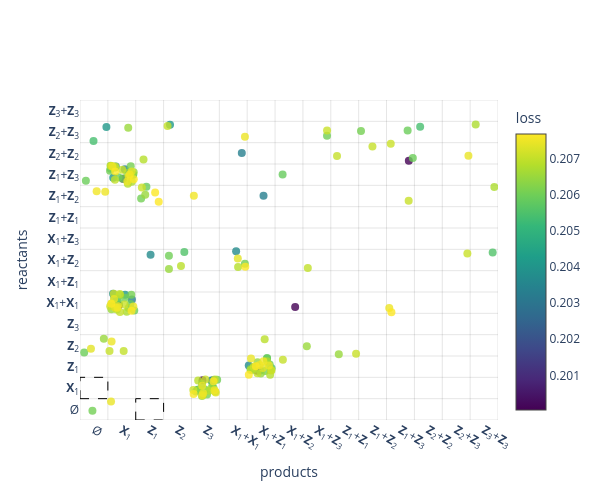

Here is the notebook cell this chart was saved with:
### Code cell
# Plot the reactant-product scatter for the top unfiltered IOCRNs
rewards_sorted = [iocrn.last_task_info['reward'] for iocrn in all_iocrns_sorted]
rewards_sorted_filtered = [iocrn.last_task_info['reward'] for iocrn in all_iocrns_sorted_filtered]

plot_reactant_product_scatter(
    all_iocrns_sorted_filtered[0:n_filtered],
    perf=rewards_sorted_filtered[0:n_filtered],
    species_labels=species_labels,
    max_order= mak_order,
    num_reactions_template=num_reactions_template,
    title="",
    cmap_name="viridis",
    max_ticks=20,
    figsize=(6, 5),
    jitter_scale=0.45,
    use_plotly=True  # ENABLE INTERACTIVE PLOTTING WITH PLOTLY
)

# Plot the reactant-product heatmap for the top filtered IOCRNs (topologically unique)
plot_reactant_product_heatmap(
    all_iocrns_sorted_filtered[0:n_filtered],
    species_labels,
    max_order= mak_order,
    num_reactions_template=num_reactions_template,
    title="",
    cmap_name="YlGnBu",
    max_ticks=20,
    figsize=(7, 6),
)

### Figure 1 — Plotly figure (JSON) as saved in the notebook; plotly's stock layout.template omitted (floating-point values rounded to 4 significant figures; data arrays with more than 128 entries replaced by an {"elided": "..."} marker saying what was removed)
{"data": [{"hovertemplate": "%{text}<extra></extra>", "marker": {"color": {"elided": "180 float values"}, "colorbar": {"title": {"text": "loss"}}, "colorscale": [[0, "#440154"], [0.1111, "#482878"], [0.2222, "#3e4989"], [0.3333, "#31688e"], [0.4444, "#26828e"], [0.5556, "#1f9e89"], [0.6667, "#35b779"], [0.7778, "#6ece58"], [0.8889, "#b5de2b"], [1, "#fde725"]], "opacity": 0.8, "showscale": true, "size": 8}, "mode": "markers", "text": {"elided": "180 str values"}, "type": "scatter", "x": {"elided": "180 float values"}, "y": {"elided": "180 float values"}}], "layout": {"height": 500, "hoverlabel": {"align": "left"}, "plot_bgcolor": "white", "shapes": [{"fillcolor": "rgba(0,0,0,0)", "layer": "above", "line": {"color": "black", "dash": "dash", "width": 1}, "type": "rect", "x0": -0.5, "x1": 0.5, "y0": 0.5, "y1": 1.5}, {"fillcolor": "rgba(0,0,0,0)", "layer": "above", "line": {"color": "black", "dash": "dash", "width": 1}, "type": "rect", "x0": 1.5, "x1": 2.5, "y0": -0.5, "y1": 0.5}, {"layer": "below", "line": {"color": "rgba(0,0,0,0.1)", "width": 1}, "type": "line", "x0": -0.5, "x1": -0.5, "y0": -0.5, "y1": 14.5}, {"layer": "below", "line": {"color": "rgba(0,0,0,0.1)", "width": 1}, "type": "line", "x0": 0.5, "x1": 0.5, "y0": -0.5, "y1": 14.5}, {"layer": "below", "line": {"color": "rgba(0,0,0,0.1)", "width": 1}, "type": "line", "x0": 1.5, "x1": 1.5, "y0": -0.5, "y1": 14.5}, {"layer": "below", "line": {"color": "rgba(0,0,0,0.1)", "width": 1}, "type": "line", "x0": 2.5, "x1": 2.5, "y0": -0.5, "y1": 14.5}, {"layer": "below", "line": {"color": "rgba(0,0,0,0.1)", "width": 1}, "type": "line", "x0": 3.5, "x1": 3.5, "y0": -0.5, "y1": 14.5}, {"layer": "below", "line": {"color": "rgba(0,0,0,0.1)", "width": 1}, "type": "line", "x0": 4.5, "x1": 4.5, "y0": -0.5, "y1": 14.5}, {"layer": "below", "line": {"color": "rgba(0,0,0,0.1)", "width": 1}, "type": "line", "x0": 5.5, "x1": 5.5, "y0": -0.5, "y1": 14.5}, {"layer": "below", "line": {"color": "rgba(0,0,0,0.1)", "width": 1}, "type": "line", "x0": 6.5, "x1": 6.5, "y0": -0.5, "y1": 14.5}, {"layer": "below", "line": {"color": "rgba(0,0,0,0.1)", "width": 1}, "type": "line", "x0": 7.5, "x1": 7.5, "y0": -0.5, "y1": 14.5}, {"layer": "below", "line": {"color": "rgba(0,0,0,0.1)", "width": 1}, "type": "line", "x0": 8.5, "x1": 8.5, "y0": -0.5, "y1": 14.5}, {"layer": "below", "line": {"color": "rgba(0,0,0,0.1)", "width": 1}, "type": "line", "x0": 9.5, "x1": 9.5, "y0": -0.5, "y1": 14.5}, {"layer": "below", "line": {"color": "rgba(0,0,0,0.1)", "width": 1}, "type": "line", "x0": 10.5, "x1": 10.5, "y0": -0.5, "y1": 14.5}, {"layer": "below", "line": {"color": "rgba(0,0,0,0.1)", "width": 1}, "type": "line", "x0": 11.5, "x1": 11.5, "y0": -0.5, "y1": 14.5}, {"layer": "below", "line": {"color": "rgba(0,0,0,0.1)", "width": 1}, "type": "line", "x0": 12.5, "x1": 12.5, "y0": -0.5, "y1": 14.5}, {"layer": "below", "line": {"color": "rgba(0,0,0,0.1)", "width": 1}, "type": "line", "x0": 13.5, "x1": 13.5, "y0": -0.5, "y1": 14.5}, {"layer": "below", "line": {"color": "rgba(0,0,0,0.1)", "width": 1}, "type": "line", "x0": 14.5, "x1": 14.5, "y0": -0.5, "y1": 14.5}, {"layer": "below", "line": {"color": "rgba(0,0,0,0.1)", "width": 1}, "type": "line", "x0": -0.5, "x1": 14.5, "y0": -0.5, "y1": -0.5}, {"layer": "below", "line": {"color": "rgba(0,0,0,0.1)", "width": 1}, "type": "line", "x0": -0.5, "x1": 14.5, "y0": 0.5, "y1": 0.5}, {"layer": "below", "line": {"color": "rgba(0,0,0,0.1)", "width": 1}, "type": "line", "x0": -0.5, "x1": 14.5, "y0": 1.5, "y1": 1.5}, {"layer": "below", "line": {"color": "rgba(0,0,0,0.1)", "width": 1}, "type": "line", "x0": -0.5, "x1": 14.5, "y0": 2.5, "y1": 2.5}, {"layer": "below", "line": {"color": "rgba(0,0,0,0.1)", "width": 1}, "type": "line", "x0": -0.5, "x1": 14.5, "y0": 3.5, "y1": 3.5}, {"layer": "below", "line": {"color": "rgba(0,0,0,0.1)", "width": 1}, "type": "line", "x0": -0.5, "x1": 14.5, "y0": 4.5, "y1": 4.5}, {"layer": "below", "line": {"color": "rgba(0,0,0,0.1)", "width": 1}, "type": "line", "x0": -0.5, "x1": 14.5, "y0": 5.5, "y1": 5.5}, {"layer": "below", "line": {"color": "rgba(0,0,0,0.1)", "width": 1}, "type": "line", "x0": -0.5, "x1": 14.5, "y0": 6.5, "y1": 6.5}, {"layer": "below", "line": {"color": "rgba(0,0,0,0.1)", "width": 1}, "type": "line", "x0": -0.5, "x1": 14.5, "y0": 7.5, "y1": 7.5}, {"layer": "below", "line": {"color": "rgba(0,0,0,0.1)", "width": 1}, "type": "line", "x0": -0.5, "x1": 14.5, "y0": 8.5, "y1": 8.5}, {"layer": "below", "line": {"color": "rgba(0,0,0,0.1)", "width": 1}, "type": "line", "x0": -0.5, "x1": 14.5, "y0": 9.5, "y1": 9.5}, {"layer": "below", "line": {"color": "rgba(0,0,0,0.1)", "width": 1}, "type": "line", "x0": -0.5, "x1": 14.5, "y0": 10.5, "y1": 10.5}, {"layer": "below", "line": {"color": "rgba(0,0,0,0.1)", "width": 1}, "type": "line", "x0": -0.5, "x1": 14.5, "y0": 11.5, "y1": 11.5}, {"layer": "below", "line": {"color": "rgba(0,0,0,0.1)", "width": 1}, "type": "line", "x0": -0.5, "x1": 14.5, "y0": 12.5, "y1": 12.5}, {"layer": "below", "line": {"color": "rgba(0,0,0,0.1)", "width": 1}, "type": "line", "x0": -0.5, "x1": 14.5, "y0": 13.5, "y1": 13.5}, {"layer": "below", "line": {"color": "rgba(0,0,0,0.1)", "width": 1}, "type": "line", "x0": -0.5, "x1": 14.5, "y0": 14.5, "y1": 14.5}], "title": {"text": ""}, "width": 600, "xaxis": {"range": [-0.5, 14.5], "showgrid": false, "tickmode": "array", "ticktext": ["Ø", "<b>X</b><sub>1</sub>", "<b>Z</b><sub>1</sub>", "<b>Z</b><sub>2</sub>", "<b>Z</b><sub>3</sub>", "<b>X</b><sub>1</sub>+<b>X</b><sub>1</sub>", "<b>X</b><sub>1</sub>+<b>Z</b><sub>1</sub>", "<b>X</b><sub>1</sub>+<b>Z</b><sub>2</sub>", "<b>X</b><sub>1</sub>+<b>Z</b><sub>3</sub>", "<b>Z</b><sub>1</sub>+<b>Z</b><sub>1</sub>", "<b>Z</b><sub>1</sub>+<b>Z</b><sub>2</sub>", "<b>Z</b><sub>1</sub>+<b>Z</b><sub>3</sub>", "<b>Z</b><sub>2</sub>+<b>Z</b><sub>2</sub>", "<b>Z</b><sub>2</sub>+<b>Z</b><sub>3</sub>", "<b>Z</b><sub>3</sub>+<b>Z</b><sub>3</sub>"], "tickvals": [0, 1, 2, 3, 4, 5, 6, 7, 8, 9, 10, 11, 12, 13, 14], "title": {"text": "products"}, "zeroline": false}, "yaxis": {"range": [-0.5, 14.5], "showgrid": false, "tickmode": "array", "ticktext": ["Ø", "<b>X</b><sub>1</sub>", "<b>Z</b><sub>1</sub>", "<b>Z</b><sub>2</sub>", "<b>Z</b><sub>3</sub>", "<b>X</b><sub>1</sub>+<b>X</b><sub>1</sub>", "<b>X</b><sub>1</sub>+<b>Z</b><sub>1</sub>", "<b>X</b><sub>1</sub>+<b>Z</b><sub>2</sub>", "<b>X</b><sub>1</sub>+<b>Z</b><sub>3</sub>", "<b>Z</b><sub>1</sub>+<b>Z</b><sub>1</sub>", "<b>Z</b><sub>1</sub>+<b>Z</b><sub>2</sub>", "<b>Z</b><sub>1</sub>+<b>Z</b><sub>3</sub>", "<b>Z</b><sub>2</sub>+<b>Z</b><sub>2</sub>", "<b>Z</b><sub>2</sub>+<b>Z</b><sub>3</sub>", "<b>Z</b><sub>3</sub>+<b>Z</b><sub>3</sub>"], "tickvals": [0, 1, 2, 3, 4, 5, 6, 7, 8, 9, 10, 11, 12, 13, 14], "title": {"text": "reactants"}, "zeroline": false}}}
